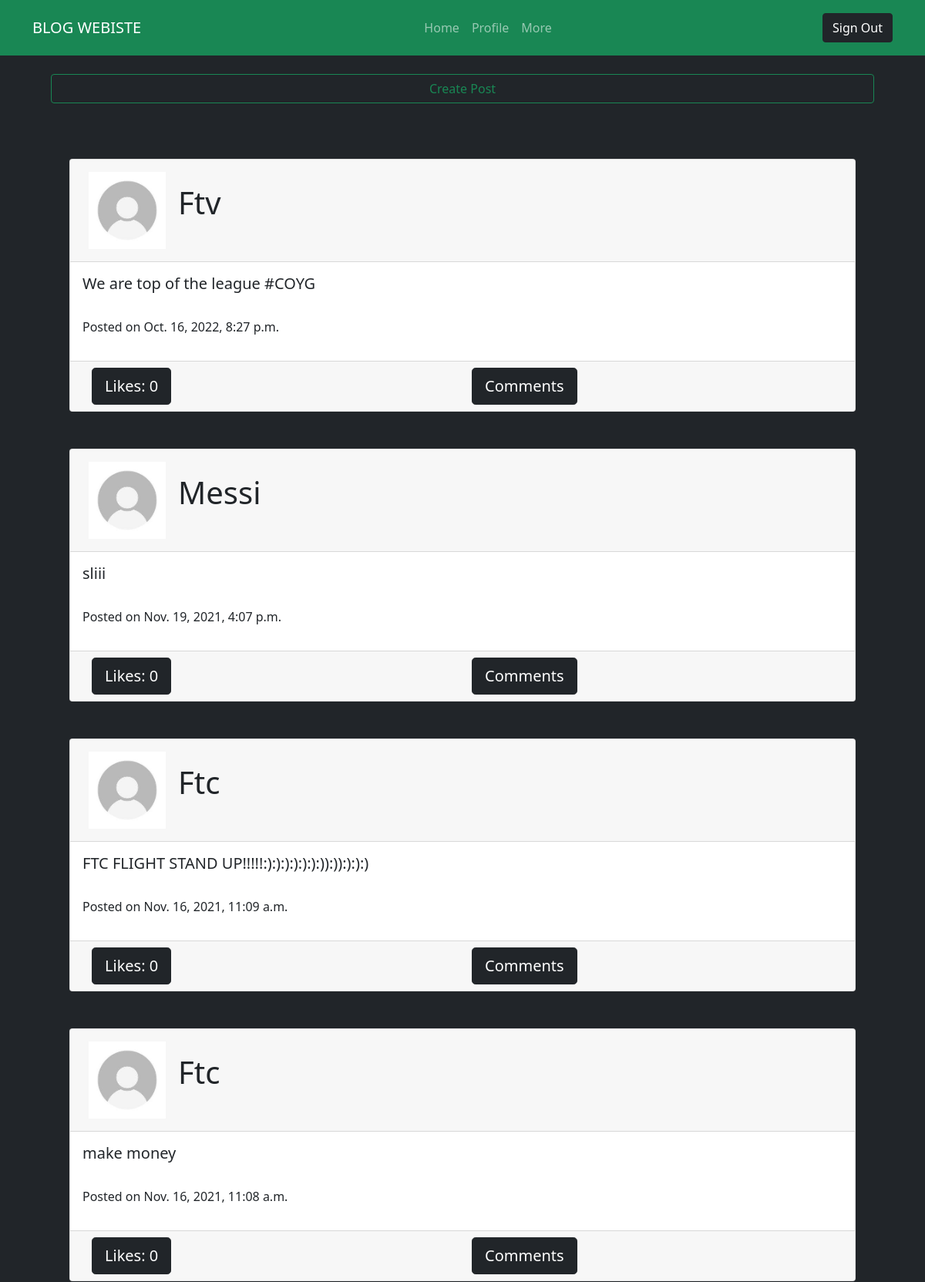
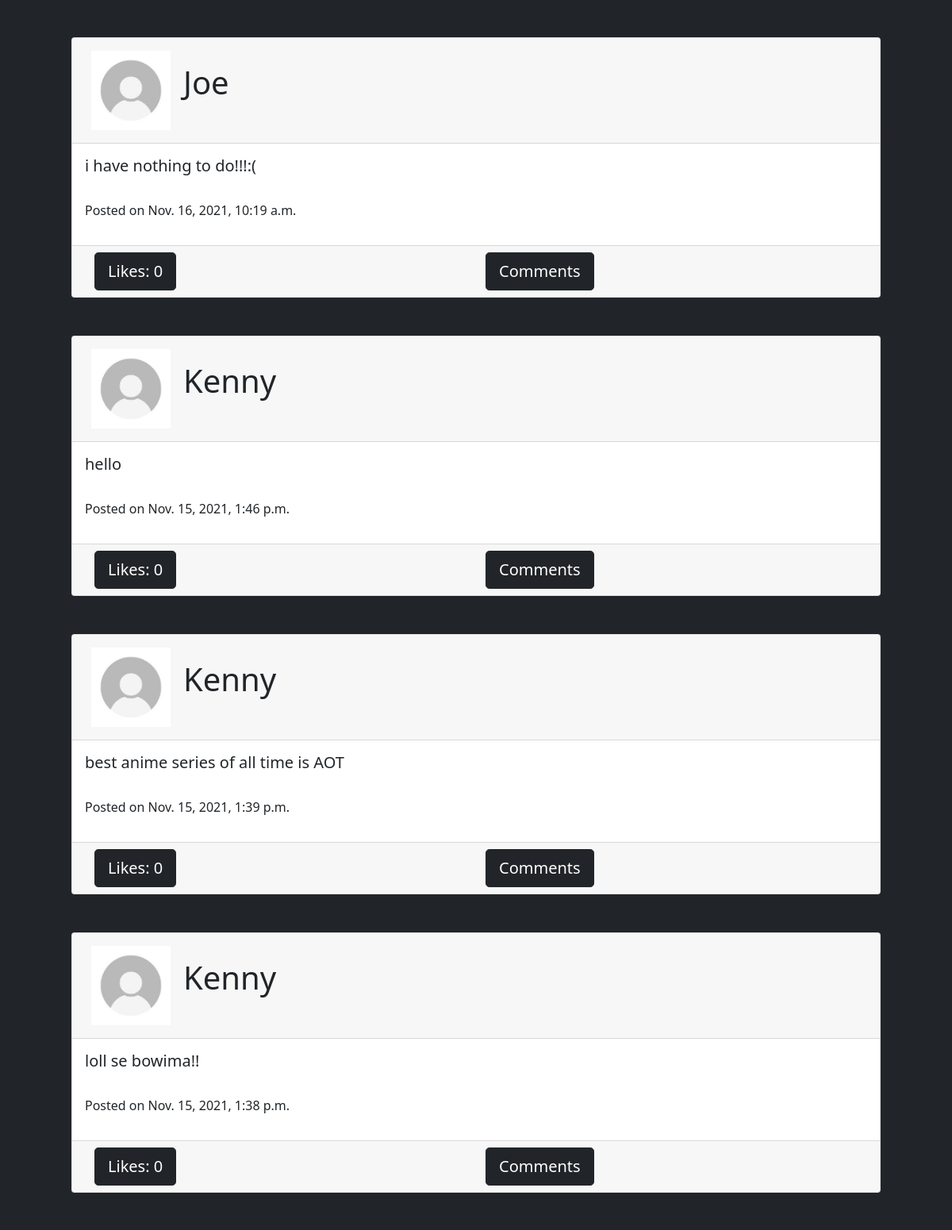
Page /blog/ (signed in, upper part) on the committed database (2 pictures, top to bottom).
### blog/models.py (models this page shows, shortened)
class Posts(models.Model):
    author = models.ForeignKey(User,on_delete=models.CASCADE,null=True,blank = True)
    title = models.CharField(max_length=200)
    content = models.TextField()
    pub_date = models.DateTimeField(default=timezone.now)
    class Meta:
        ordering = ('-pub_date',)

### blog/views.py (the view)
# urls.py: path('', views.home,name="home" ),
def home(request):
    post = Posts.objects.all()
    context = {"posts": post}
    return render(request,"blog/home.html",context)

### blog/templates/blog/home.html (shortened to what this page needs)
{% extends "base.html" %}
{%block content %}
<nav class="navbar navbar-expand-lg navbar-dark bg-success">
    <div class="container">
      <a class="navbar-brand" href="#">BLOG WEBISTE</a>
      <div class="collapse navbar-collapse" id="navbarSupportedContent">
        <ul class="navbar-nav mx-auto m-2 ">
          <li class="nav-item">
            <a class="nav-link" aria-current="page" href="{% url 'home' %}">Home</a>
          </li>
          <li class="nav-item">
            <a class="nav-link" aria-current="page" href="{% url 'profile' %}">Profile</a>
          </li>
          <li class="nav-item">
            <a class="nav-link" aria-current="page" href="{% url 'profile' %}">More</a>
          </li>
        </ul>
        <form class="d-flex-fluid">
          <a href="{% url 'signout' %}" class="btn btn-dark" type="submit">Sign Out</a>
        </form>
      </div>
    </div>
  </nav>
<div class="container text-dark">
    {% if user.is_authenticated %}
        <div class="d-grid gap-2">
            <a href="{% url 'create' %}" class="btn btn-outline-success m-4">Create Post</a>
        </div>
        {% for post in posts %}
            <div class="card m-5">
                <div class="card-header">
                    <div class="d-md-flex">
                      <img class=" img-fluid m-2" alt="" width="100" height="100">
                      <h1 class="m-2 mt-4"> {{post.author|title}}</h1>
                    </div>
                </div>
                <div class="card-body">
                    <h3 class="lead fw-light">{{post.content}}</h3>
                    <br>
                    <p>Posted on {{post.pub_date}}</p>
                </div>
                <div class="card-footer">
                    <div class="container">
                        <div class="row ">
                            <div class="col-6">
                              <button class="btn btn-dark btn-lg"> Likes: 0</button>
                            </div>
                            <div class="col-6">
                              <a href="#" class="btn btn-dark btn-lg"> Comments</a>
                            </div>
                        </div>
                    </div>
                </div>
            </div>
        {% endfor %}
    {% else %}
    <a href="{% url 'signin' %}" class="btn btn-outline-success m-4" >Sign In</a>
    <a href="{% url 'register' %}" class="btn btn-outline-success m-4">Create Account</a>
    {% endif %}
</div>
{%endblock%}

### blog/templates/base.html (shortened to what this page needs)
{% load static %}
<!DOCTYPE html>
<html lang="en">
<head>
    <link ref="stylesheet" href="{% static 'blog/style.css' %}">
    <link href="https://cdn.jsdelivr.net/npm/bootstrap@5.1.3/dist/css/bootstrap.min.css" rel="stylesheet">
</head>
<body class="bg-dark text-dark">
        {% block content %}
        {% endblock %}
</body>
</html>

### rows in the picture
Posts: author "Ftv", content "We are top of the league #COYG", pub_date "Oct. 16, 2022, 8:27 p.m."
Posts: author "Messi", content "sliii", pub_date "Nov. 19, 2021, 4:07 p.m."
Posts: author "Ftc", content "FTC FLIGHT STAND UP!!!!!:):):):):):):)):)):):):)", pub_date "Nov. 16, 2021, 11:09 a.m."
Posts: author "Ftc", content "make money", pub_date "Nov. 16, 2021, 11:08 a.m."
Posts: author "Joe", content "i have nothing to do!!!:(", pub_date "Nov. 16, 2021, 10:19 a.m."
Posts: author "Kenny", content "hello", pub_date "Nov. 15, 2021, 1:46 p.m."
Posts: author "Kenny", content "best anime series of all time is AOT", pub_date "Nov. 15, 2021, 1:39 p.m."
Posts: author "Kenny", content "loll se bowima!!", pub_date "Nov. 15, 2021, 1:38 p.m."
